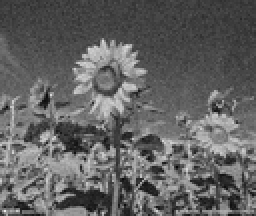
%> input picture hw02/gaussian.png, 128 x 108 px, shrunk from 500 x 420 before the run (shown 2 times larger)
$ octave test12.m   (GNU Octave 9; MATLAB toolbox functions it lacks are replaced by stand-ins)
%> lines starting %> are read from the running program, lines starting %| are printed output that depends on the picture
block=3;
t1=im2double(imread('gaussian.png'));
%> t1: size 108x128 double; min 0.0196, max 0.918, mean 0.385
%t1=im2double(imread('salt&pepper.png'));
subplot(1,2,1);
imshow(t1);
[M,N]=size(t1);title('椒盐噪声图片');
%> after `[M,N]=size(t1)`: M = 108; N = 128
NI=zeros(M,N);
Eta_total=(25/255).^2;
[MM,NN]=size(t1);
%> MM = 108; NN = 128
m=5;
n=5;
len_m=floor(m/2);
len_n=floor(n/2);
I_D_pad=padarray(t1,[len_m,len_n],'symmetric');
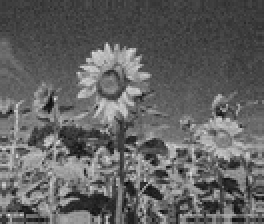
%> I_D_pad: size 112x132 double (shown 2 times larger); min 0.0196, max 0.918, mean 0.383
[M,N]=size(I_D_pad);
%> M = 112; N = 132
d=4;
J_Alpha=zeros(MM,NN);
for i=1+len_m:M-len_m
    for j=1+len_n:N-len_n
        Block=I_D_pad(i-len_m:i+len_m,j-len_n:j+len_n);
        Eta_local=std2(Block).^2;  %求局部方差
        average=mean(mean(Block)); %求平均值
        J_Alpha(i-len_m,j-len_n)=t1(i-len_m,j-len_n)-(Eta_total/Eta_local)*(t1(i-len_m,j-len_n)-average);
    end
end
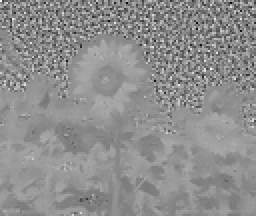
%> J_Alpha: size 108x128 double (shown 2 times larger); min -1.38, max 1.78, mean 0.387; drawn with min black and max white
subplot(1, 2, 2), imshow(J_Alpha);
%> after `imshow(J_Alpha)`:
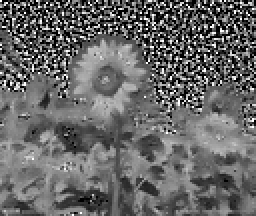
%> displayed picture: size 108x128, on the screen's scale of 0 to 255 (shown 2 times larger); min 0, max 255, mean 103.2
%imwrite(J_Alpha,'selfadapt-gaussian.png');
title('自适应均值滤波器');
